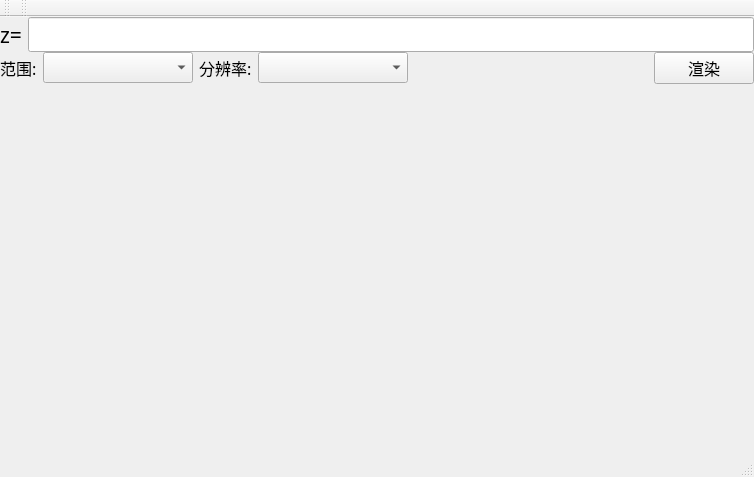
<?xml version="1.0" encoding="UTF-8"?>
<ui version="4.0">
 <class>Simple3DFunctionGraphGeneratorClass</class>
 <widget class="QMainWindow" name="Simple3DFunctionGraphGeneratorClass">
  <property name="geometry">
   <rect>
    <x>0</x>
    <y>0</y>
    <width>754</width>
    <height>477</height>
   </rect>
  </property>
  <property name="minimumSize">
   <size>
    <width>630</width>
    <height>420</height>
   </size>
  </property>
  <property name="windowTitle">
   <string>简易3D函数图像生成器</string>
  </property>
  <property name="toolTip">
   <string comment="请输入表达式"/>
  </property>
  <widget class="QWidget" name="centralWidget">
   <layout class="QVBoxLayout" name="verticalLayout" stretch="0,0,1">
    <property name="spacing">
     <number>0</number>
    </property>
    <property name="leftMargin">
     <number>0</number>
    </property>
    <property name="topMargin">
     <number>0</number>
    </property>
    <property name="rightMargin">
     <number>0</number>
    </property>
    <property name="bottomMargin">
     <number>0</number>
    </property>
    <item>
     <layout class="QHBoxLayout" name="horizontalLayout">
      <item>
       <widget class="QLabel" name="label">
        <property name="font">
         <font>
          <family>Maple Mono NF CN</family>
          <pointsize>16</pointsize>
         </font>
        </property>
        <property name="layoutDirection">
         <enum>Qt::LayoutDirection::LeftToRight</enum>
        </property>
        <property name="text">
         <string>z=</string>
        </property>
       </widget>
      </item>
      <item>
       <widget class="QLineEdit" name="lineEdit_expr">
        <property name="font">
         <font>
          <family>Maple Mono NF CN</family>
          <pointsize>14</pointsize>
         </font>
        </property>
        <property name="toolTip">
         <string>请输入表达式</string>
        </property>
        <property name="text">
         <string/>
        </property>
       </widget>
      </item>
     </layout>
    </item>
    <item>
     <layout class="QHBoxLayout" name="horizontalLayout_2">
      <item>
       <widget class="QLabel" name="label_3">
        <property name="font">
         <font>
          <family>PingFang SC</family>
          <pointsize>12</pointsize>
         </font>
        </property>
        <property name="text">
         <string>范围:</string>
        </property>
       </widget>
      </item>
      <item>
       <widget class="QComboBox" name="comboBox_rg">
        <property name="minimumSize">
         <size>
          <width>150</width>
          <height>0</height>
         </size>
        </property>
        <property name="font">
         <font>
          <family>PingFang SC</family>
          <pointsize>12</pointsize>
         </font>
        </property>
       </widget>
      </item>
      <item>
       <widget class="QLabel" name="label_2">
        <property name="font">
         <font>
          <family>PingFang SC</family>
          <pointsize>12</pointsize>
         </font>
        </property>
        <property name="text">
         <string>分辨率:</string>
        </property>
       </widget>
      </item>
      <item>
       <widget class="QComboBox" name="comboBox_rsln">
        <property name="minimumSize">
         <size>
          <width>150</width>
          <height>0</height>
         </size>
        </property>
        <property name="font">
         <font>
          <family>PingFang SC</family>
          <pointsize>12</pointsize>
         </font>
        </property>
       </widget>
      </item>
      <item>
       <spacer name="horizontalSpacer">
        <property name="orientation">
         <enum>Qt::Orientation::Horizontal</enum>
        </property>
        <property name="sizeHint" stdset="0">
         <size>
          <width>40</width>
          <height>20</height>
         </size>
        </property>
       </spacer>
      </item>
      <item>
       <widget class="QPushButton" name="pushButton">
        <property name="minimumSize">
         <size>
          <width>100</width>
          <height>0</height>
         </size>
        </property>
        <property name="font">
         <font>
          <family>PingFang SC</family>
          <pointsize>12</pointsize>
         </font>
        </property>
        <property name="text">
         <string>渲染</string>
        </property>
       </widget>
      </item>
     </layout>
    </item>
    <item>
     <widget class="QWidget" name="widget" native="true">
      <property name="sizePolicy">
       <sizepolicy hsizetype="Expanding" vsizetype="Expanding">
        <horstretch>0</horstretch>
        <verstretch>0</verstretch>
       </sizepolicy>
      </property>
      <property name="minimumSize">
       <size>
        <width>0</width>
        <height>300</height>
       </size>
      </property>
     </widget>
    </item>
   </layout>
  </widget>
  <widget class="QMenuBar" name="menuBar">
   <property name="geometry">
    <rect>
     <x>0</x>
     <y>0</y>
     <width>754</width>
     <height>20</height>
    </rect>
   </property>
  </widget>
  <widget class="QToolBar" name="mainToolBar">
   <attribute name="toolBarArea">
    <enum>TopToolBarArea</enum>
   </attribute>
   <attribute name="toolBarBreak">
    <bool>false</bool>
   </attribute>
  </widget>
  <widget class="QStatusBar" name="statusBar"/>
  <widget class="QToolBar" name="toolBar">
   <property name="windowTitle">
    <string>toolBar</string>
   </property>
   <attribute name="toolBarArea">
    <enum>TopToolBarArea</enum>
   </attribute>
   <attribute name="toolBarBreak">
    <bool>false</bool>
   </attribute>
  </widget>
 </widget>
 <layoutdefault spacing="6" margin="11"/>
 <resources>
  <include location="Simple3DFunctionGraphGenerator.qrc"/>
 </resources>
 <connections/>
</ui>
